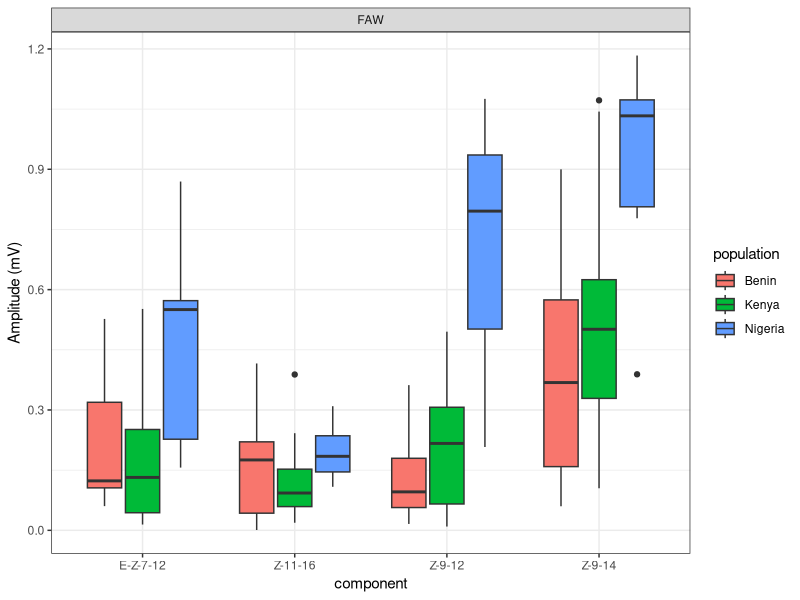
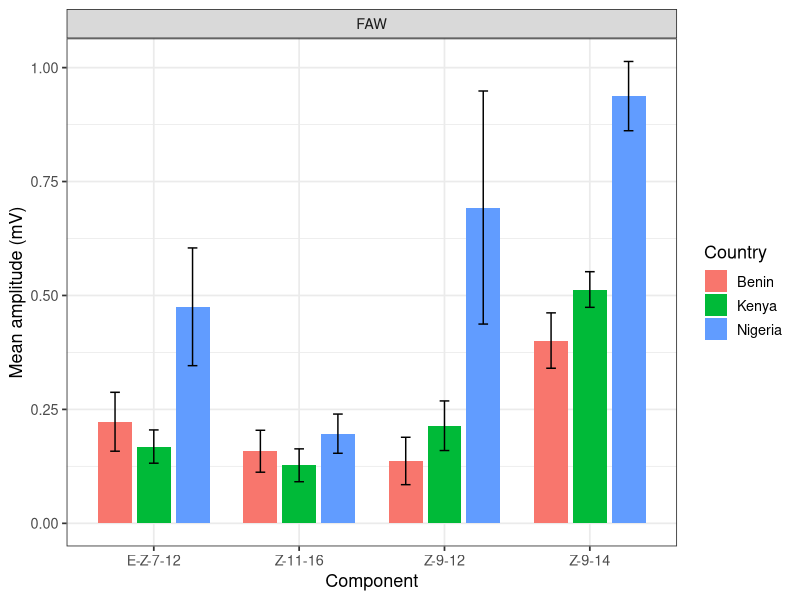
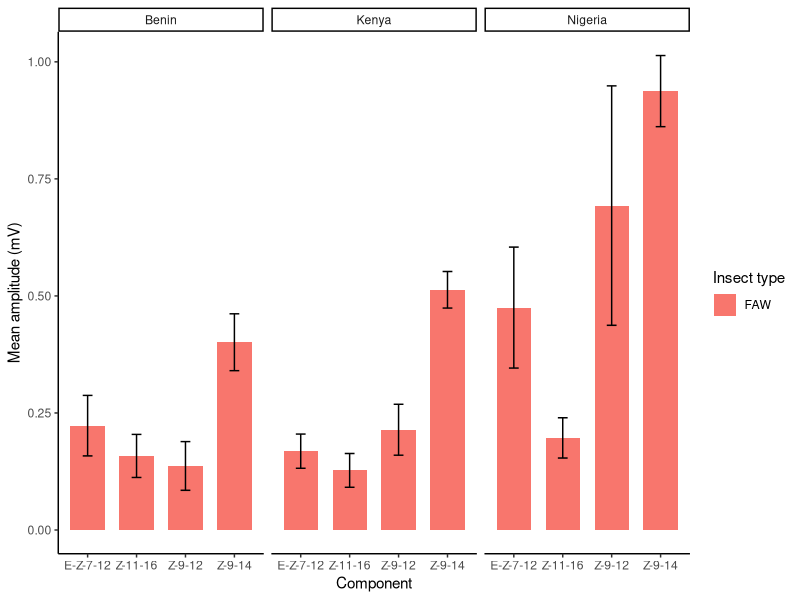
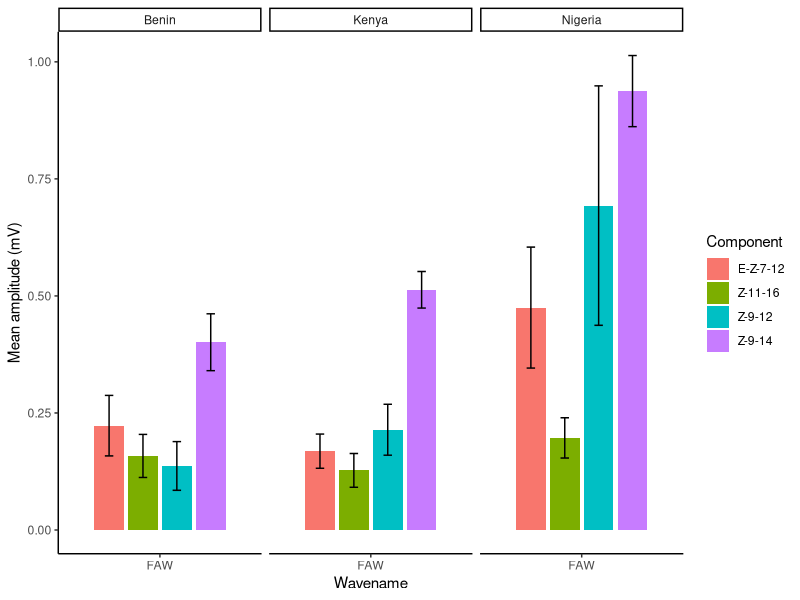
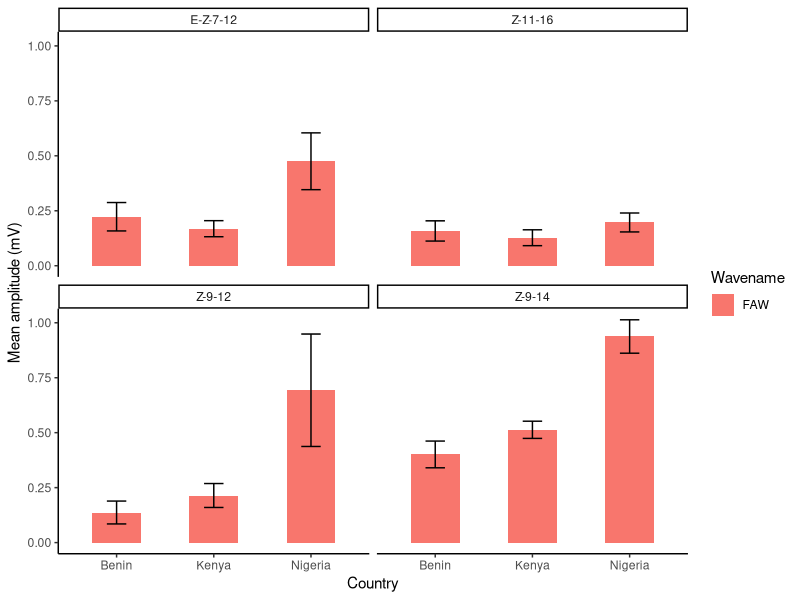

Write the R code that produced these figures, in order.
# Introduction----
# 05-09-2025 
# Ismail Ayomide Ayegboyin (ayegboyinismai@gmail.com)
# This gc-ead was sent to me by Dr Akinbuluma to check for different amplitude_mV using mcb as control, 
# and othe wavename for insects, diiferent ~ amplitude/component ~ wavename_dif 

# Libraries----
library(tidyverse)
library(readxl)
# Loading, Cleaning and Manipulation of data -----
setwd("/Users/Esmael/Desktop/Data Science Library/Data for play/Fall-Armyworm-Study/Sex_Pheromone_Study/Data")
gc_ead <- read_excel("GC-EAD data.xlsx")
# view(gc_ead) # view the raw data here and check for it structure using glimpse function

glimpse(gc_ead) # checking structure of the data and converting the necessary variables to their best format

gc_ead <- gc_ead %>%
  mutate(
  population = factor(population),
  component  = factor(component),
  wavename   = factor(ifelse(as.character(wavename) == "mcb", "MCB", "FAW"))
)

# exploratory data analysis starts here ----

# Summarize per group (average amplitude)
summary_data <- gc_ead %>%
  group_by(population, component, wavename) %>%
  summarise(mean_amp = mean(amplitude_mV, na.rm = TRUE),
            n = n(),
            .groups = "drop")

# Boxplot of amplitudes by country and component
ggplot(gc_ead, aes(x = component, y = amplitude_mV, fill = population)) +
  geom_boxplot() +
  facet_wrap(~ wavename, scales = "free_y") +
  theme_bw() +
  labs(# title = "GC-EAD responses per component by country",
       y = "Amplitude (mV)")

plot <- gc_ead %>%
  group_by(population, component, wavename) %>%
  summarise(
    mean_amp = mean(amplitude_mV, na.rm = TRUE),
    sem = sd(amplitude_mV, na.rm = TRUE) / sqrt(n()),
    .groups = "drop"
  )

# bar chart with error bars
ggplot(plot, aes(x = component, y = mean_amp, fill = population)) +
  geom_col(position = position_dodge(width = 0.8), width = 0.7) +
  geom_errorbar(
    aes(ymin = mean_amp - sem, ymax = mean_amp + sem),
    position = position_dodge(width = 0.8),
    width = 0.2
  ) +
  facet_wrap(~ wavename, scales = "free_y") +
  theme_bw(base_size = 13) +
  labs(
   # title = "GC-EAD responses of each component by country",
    x = "Component",
    y = "Mean amplitude (mV)",
    fill = "Country"
  )

ggplot(plot, aes(x = component, y = mean_amp, fill = wavename)) +
  geom_col(position = position_dodge(width = 0.8), width = 0.7) +
  geom_errorbar(
    aes(ymin = mean_amp - sem, ymax = mean_amp + sem),
    position = position_dodge(width = 0.8),
    width = 0.2
  ) +
  facet_wrap(~ population) +
  theme_bw(base_size = 13) +
  labs(
    # title = "GC-EAD responses per component across different countries",
    x = "Component",
    y = "Mean amplitude (mV)",
    fill = "Insect type"
  ) + theme_classic()


ggplot(plot, aes(x = wavename, y = mean_amp, fill = component)) +
  geom_col(position = position_dodge(width = 0.8), width = 0.7) +
  geom_errorbar(
    aes(ymin = mean_amp - sem, ymax = mean_amp + sem),
    position = position_dodge(width = 0.8),
    width = 0.2
  ) +
  facet_wrap(~ population) +
  theme_bw(base_size = 13) +
  labs(
    # title = "GC-EAD responses per component across populations",
    x = "Wavename",
    y = "Mean amplitude (mV)",
    fill = "Component"
  ) + theme_classic()

# grouped bars per country, facetted by component
ggplot(plot, aes(x = population, y = mean_amp, fill = wavename)) +
  geom_col(position = position_dodge(width = 0.8), width = 0.5) +
  geom_errorbar(
    aes(ymin = mean_amp - sem, ymax = mean_amp + sem),
    position = position_dodge(width = 0.8),
    width = 0.2
  ) +
  facet_wrap(~ component, ncol = 2) +
  theme_bw(base_size = 13) +
  labs(
    # title = "GC-EAD blend responses per component",
    x = "Country",
    y = "Mean amplitude (mV)",
    fill = "Wavename"
  ) +  
theme_classic()


# Mean blend profile for mcb
mcb_profile <- gc_ead %>%
  filter(wavename == "mcb") %>%
  group_by(component, population) %>%
  summarise(mcb_mean = mean(amplitude_mV), .groups = "drop")
# Join to other insects
blend_comparison <- gc_ead %>%
  filter(wavename != "mcb") %>%
  group_by(component, population, wavename) %>%
  summarise(insect_mean = mean(amplitude_mV), .groups = "drop") %>%
  left_join(mcb_profile, by = c("component", "population")) %>%
  mutate(diff = insect_mean - mcb_mean)

blend_comparison



theme_minimal() +
  theme(
    # Axis lines
    axis.line = element_line(color = "black", linewidth = 0.5),
    axis.line.y = element_line(color = "black", linewidth = 0.5),
    axis.line.x = element_line(color = "black", linewidth = 0.5),
    
    # Grid lines (horizontal only)
    panel.grid.major.x = element_blank(),
    panel.grid.minor.x = element_blank(),
    panel.grid.major.y = element_line(color = "gray90", linewidth = 0.3),
    panel.grid.minor.y = element_blank(),
    
    # Legend customization
    legend.position = c(0.75, 0.75),
    legend.background = element_rect(fill = "white", color = "black"),
    legend.text = element_text(size = 12),
    legend.key.height = unit(0.8, "cm"),
    
    # Plot margins
    plot.margin = margin(15, 15, 15, 15)
  ) 